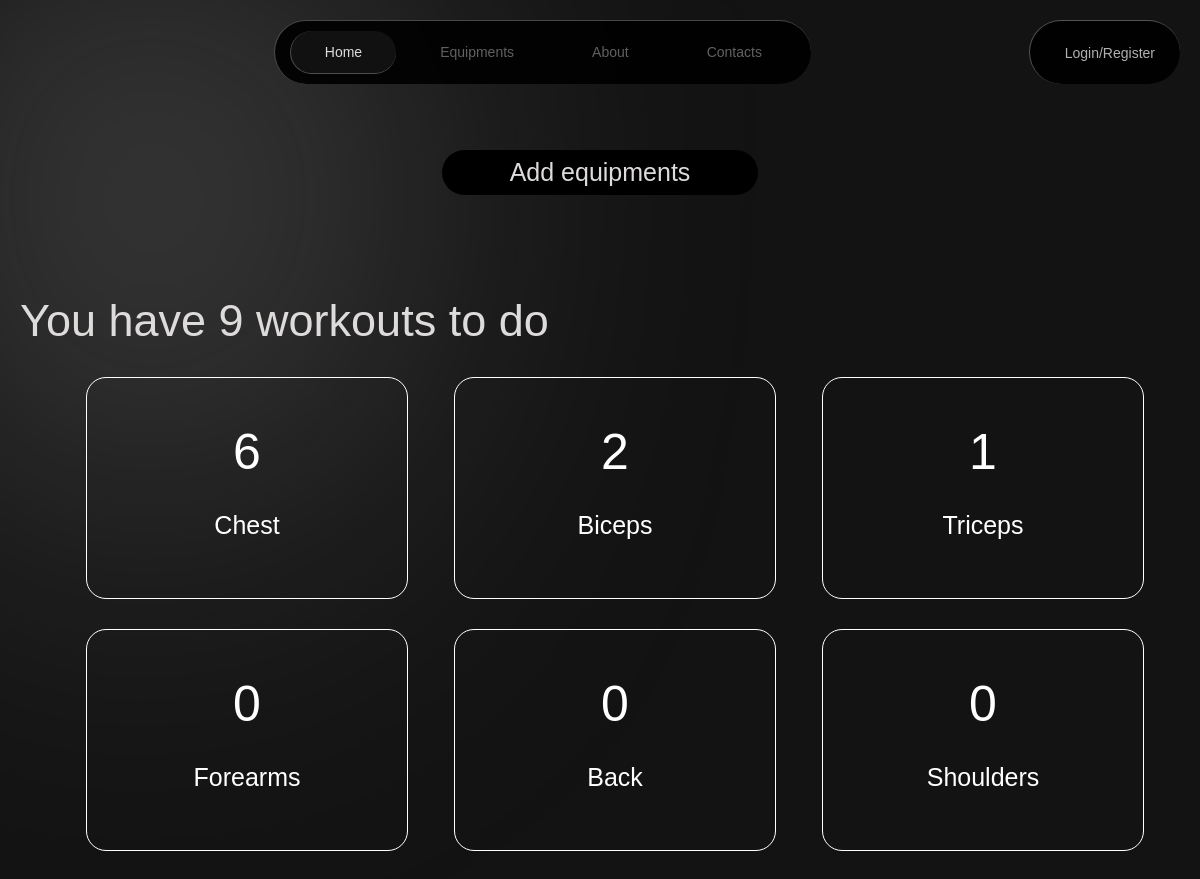
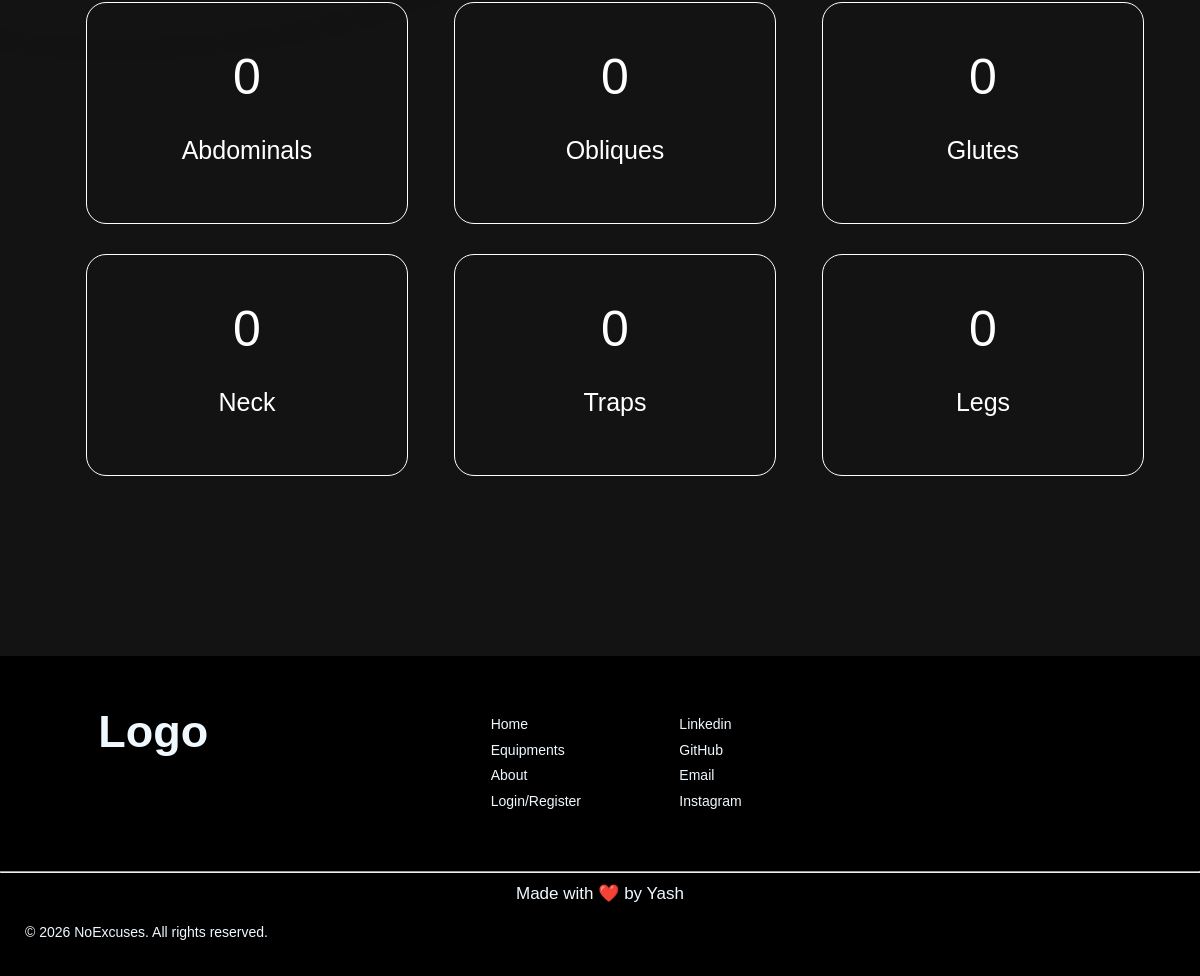
/home/, run on the app's committed database (2 pictures, top to bottom).
### api/models.py (models this page shows, shortened)
class MuscleGroup(models.Model):
    name = models.CharField(max_length = 30)

class SubMuscle(models.Model):
    name = models.CharField(max_length = 30)
    muscle = models.ForeignKey(MuscleGroup, on_delete=models.CASCADE, null= True,related_name="muscles")

### api/views.py (the view)
# urls.py: urlpatterns = [path("home/", views.Home.as_view(), name = "home"),
class Home(generic.ListView):
    model = MuscleGroup
    queryset = MuscleGroup.objects.prefetch_related()
    def get_template_names(self):
        return "api/home.html"
    def get_context_object_name(self, object_list):
        return "muscles"
    def get_context_data(self, **kwargs):
        context = super().get_context_data(**kwargs)
        ids = self.request.session.get("equipment_ids", [])
        if self.request.user.is_authenticated:
            ids = Profile.objects.get(user = self.request.user).equipment_ids
        if ids == []:
            workouts = Workout.objects.all()
            context["text"] = "Add equipments"
        else:
            workouts = Workout.objects.filter(equipment__id__in = ids).distinct()
            context["text"] = "Change equipments"
        context["workouts"] = workouts
        context["ids"] = workouts.values_list("id", flat=True)
        return context

### api/templatetags/custom_tags.py (called while the page is built)
@register.simple_tag
def get_workout_counts(muscle, ids):
    submuscles = list(SubMuscle.objects.filter(muscle = muscle))
    return len(Workout.objects.filter(sub_muscle__in = submuscles, id__in = ids).distinct())

### api/templates/api/home.html
{% extends "main.html" %}
{% block content %}
{% load static %}
{% load custom_tags %}
    <link rel="stylesheet" href="{% static 'api/home.css' %}">
   <center> <div id="select_equipment_btn" onclick="window.location.href = `{% url 'select_equipment' %}`">{{text}}</div> </center>
   <div id="workouts_count">You have {{workouts.count}} workouts to do</div>
    <div id="container">
        {% for muscle in muscles %}
        <div class="muscles" onclick = "window.location.href=`{% url 'available_workouts_submuscle' muscle.id %}`">
        <center>
        <div class="muscle_count">
            {% get_workout_counts muscle ids %}
        </div>
        <div class="muscle_name">
            {{muscle.name}}
        </div>
        </center>
        </div>
        {% empty %}
        <div>
            No data exists
        </div>
        {% endfor %}
    </div>
{% endblock %}

### static/navbar.css (style rules this page uses)
body { font-family:sans-serif; font-size:14px; background: #131313; }
body::before { content: ""; position: absolute; top: 0; left: 0; width: 30%; height: 35%; background: radial-gradient( circle at left top, rgba(179, 177, 177, 0.705), transparent 90% ); filter: blur(160px); z-index: -1; }

### api/static/api/home.css (style rules this page uses)
#select_equipment_btn { width:25%; padding:8px; border-radius:30px; transition: 0.3s; font-family:Arial, Helvetica, sans-serif; font-size:25px; background-color:black; color:rgb(222, 219, 219); margin:10px; margin-bottom:30px; }
#container { margin:30px; display:flex; flex-direction: row; margin-left:40px; margin-right:40px; justify-content: space-evenly; flex-wrap:wrap; }
.muscles { border:1px solid white; padding:20px; width:25%; margin-bottom:30px; margin-left:30px; height:180px; border-radius:20px; }
#workouts_count { margin-left:20px; font-family: sans-serif; font-size: 45px; color:rgb(222, 219, 219); margin-top:100px; transition: 0.3s; }
.muscle_count { color:white; font-size:50px; margin-top:25px; transition: 0.3s; }
.muscle_name { margin-top:30px; font-family: sans-serif; font-size:25px; color:white; transition: 0.3s; }

### static/footers.css (style rules this page uses)
body { margin:0px; }

### data on the page
MuscleGroup: id "6", name "Chest"
MuscleGroup: id "2", name "Biceps"
MuscleGroup: id "1", name "Triceps"
MuscleGroup: id "0", name "Forearms"
MuscleGroup: id "0", name "Back"
MuscleGroup: id "0", name "Shoulders"
MuscleGroup: id "0", name "Abdominals"
MuscleGroup: id "0", name "Obliques"
MuscleGroup: id "0", name "Glutes"
MuscleGroup: id "0", name "Neck"
MuscleGroup: id "0", name "Traps"
MuscleGroup: id "0", name "Legs"

### other printed values
{{ text }} "Add equipments"
{{ workouts.count }} "9"
